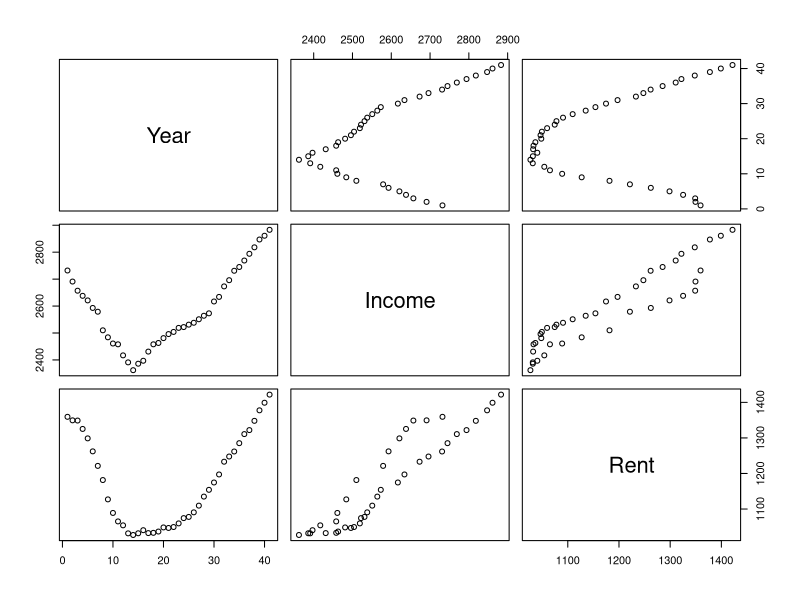
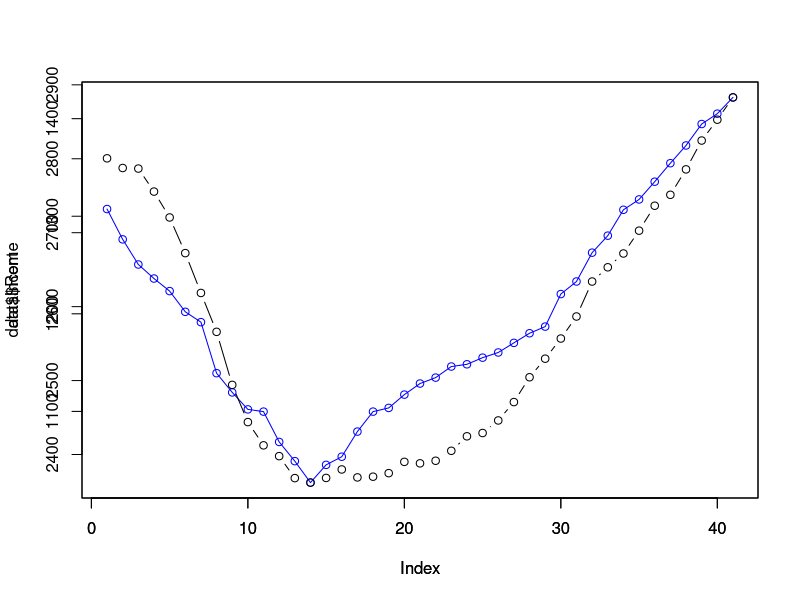
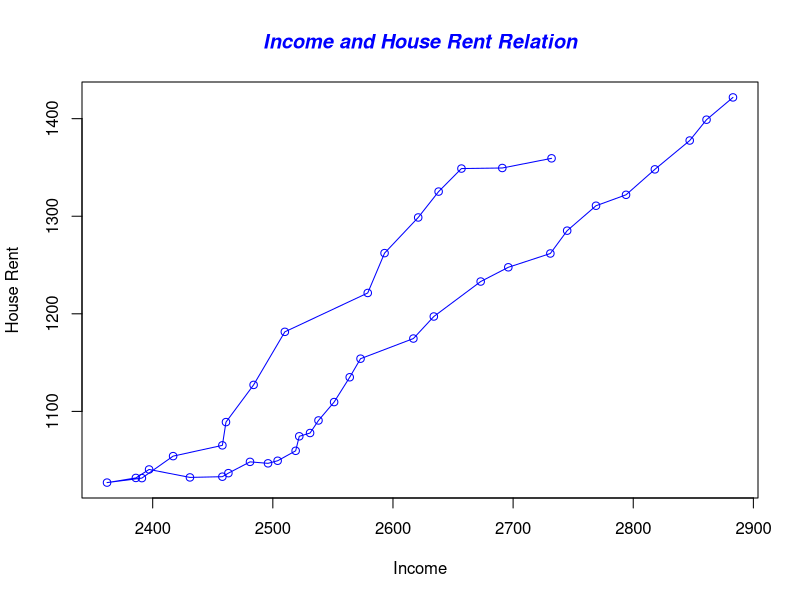
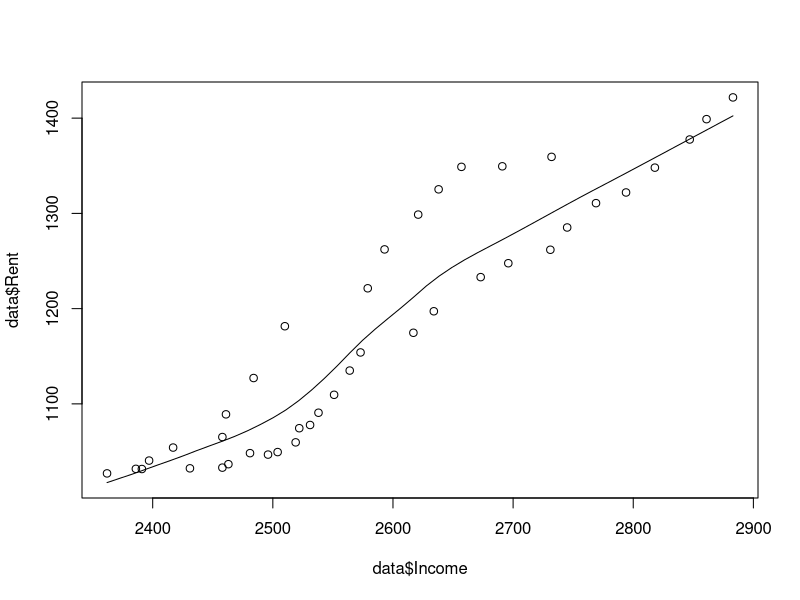
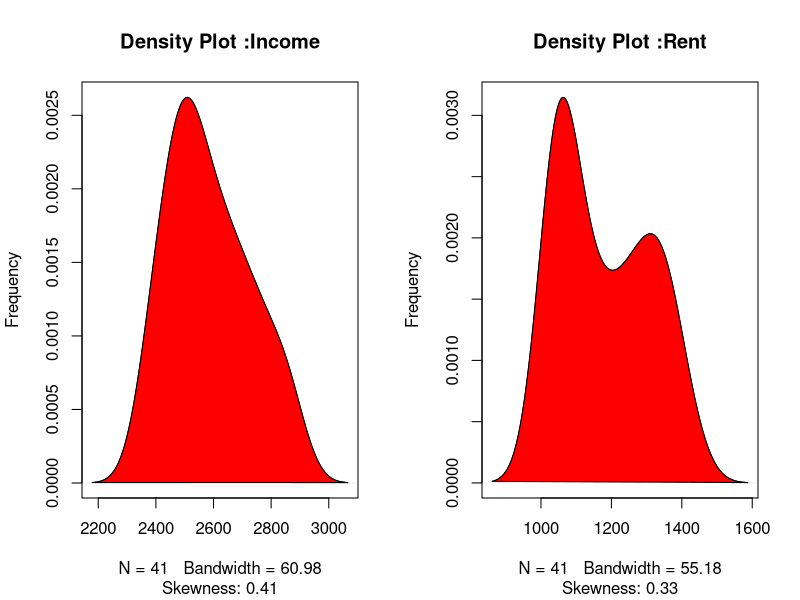

These figures' R source, in order:
#Load the data
data <- read.csv("Data/Rent and Income Data.csv")
head(data)

#Lets Plot
plot(data)

#Lets compare Income and Rent
plot(data$Income, type = "o", col = "blue")
par(new = TRUE)
plot(data$Rent, type = "b")

#Relation between Income and Rent
plot(data$Income, data$Rent, type = "o", col = "blue", xlab = "Income", ylab = "House Rent")
title(main = "Income and House Rent Relation", col.main = "blue", font.main = 4)

#Scatter Plot
scatter.smooth(x = data$Income, y = data$Rent, maintainer = "Rent ~ Income")

#Density Plot
library(e1071)
par(mfrow = c(1, 2))
plot(density(data$Income), main = "Density Plot :Income",
     ylab = "Frequency",
     sub = paste("Skewness:", round(e1071::skewness(data$Income), 2)))
polygon(density(data$Income), col = "red")

plot(density(data$Rent), main = "Density Plot :Rent",
     ylab = "Frequency",
     sub = paste("Skewness:", round(e1071::skewness(data$Rent), 2)))
polygon(density(data$Rent), col = "red")

#Correlation Test
cor(data$Income, data$Rent)

#Linear Model
linearMod <- lm(Rent ~ Income, data = data)
print(linearMod)
summary(linearMod)

#Polynomial Model
polynomialMod <- lm(Rent ~ Income + I(Income ^ 2), data = data)
print(polynomialMod)
summary(polynomialMod)

#Sampling
no_of_records <- sample(1:nrow(data), 0.8 * nrow(data))
training_data <- data[no_of_records,]
testing_data <- data[-no_of_records,]

#Training Linear Model
lr_model <- lm(Rent ~ Income, data = training_data)
lm_predicted <- predict(lr_model, testing_data)
lm_predicted

lm_actual_preds <- data.frame(cbind(actuals = testing_data$Rent, predicted = lm_predicted))
lm_actual_preds

#Training Polynomial Model(Second Order)
pl_model <- lm(Rent ~ Income + I(Income ^ 2), data = training_data)
pl_predicted <- predict(pl_model, testing_data)
pl_predicted

pl_actual_preds <- data.frame(cbind(actuals = testing_data$Rent, predicted = pl_predicted))
pl_actual_preds

#Lets validate, Compare and Decide which model fits our data
#AIC
AIC(linearMod)
AIC(polynomialMod)

#BIC
BIC(linearMod)
BIC(polynomialMod)

#Correlation Accuracy
lm_correlation_accuracy <- cor(lm_actual_preds)
lm_correlation_accuracy

pl_correlation_accuracy <- cor(pl_actual_preds)
pl_correlation_accuracy

#Min_Max Accuracy
lm_min_max_accuracy <- mean(apply(lm_actual_preds, 1, min) / apply(lm_actual_preds, 1, max))
lm_min_max_accuracy

pl_min_max_accuracy <- mean(apply(pl_actual_preds, 1, min) / apply(pl_actual_preds, 1, max))
pl_min_max_accuracy

#Mape
lm_mape <- mean(abs(lm_actual_preds$predicted - lm_actual_preds$actuals) / lm_actual_preds$actuals)
lm_mape

pl_mape <- mean(abs(pl_actual_preds$predicted - pl_actual_preds$actuals) / pl_actual_preds$actuals)
pl_mape

#Summary
summary(lr_model)
summary(pl_model)
